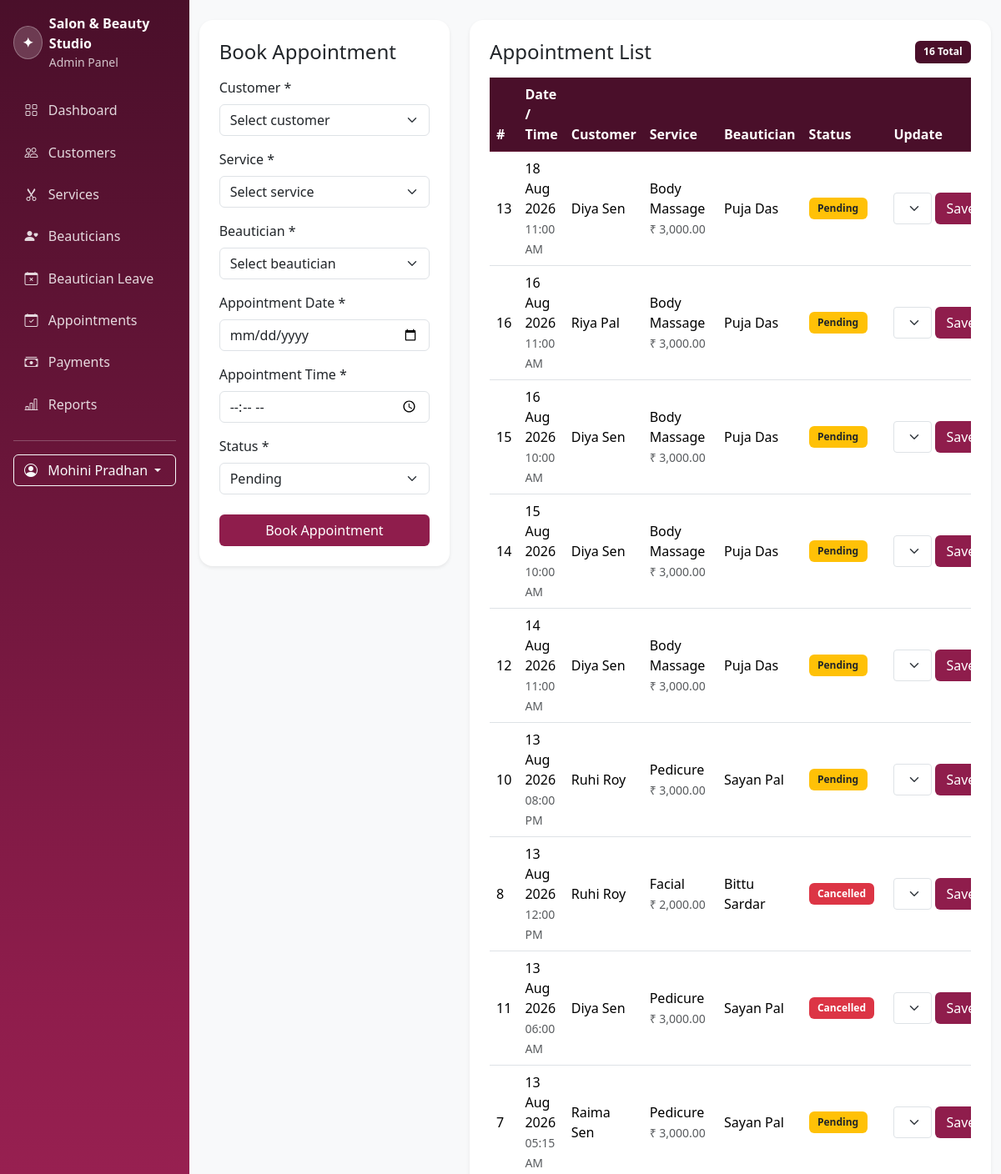
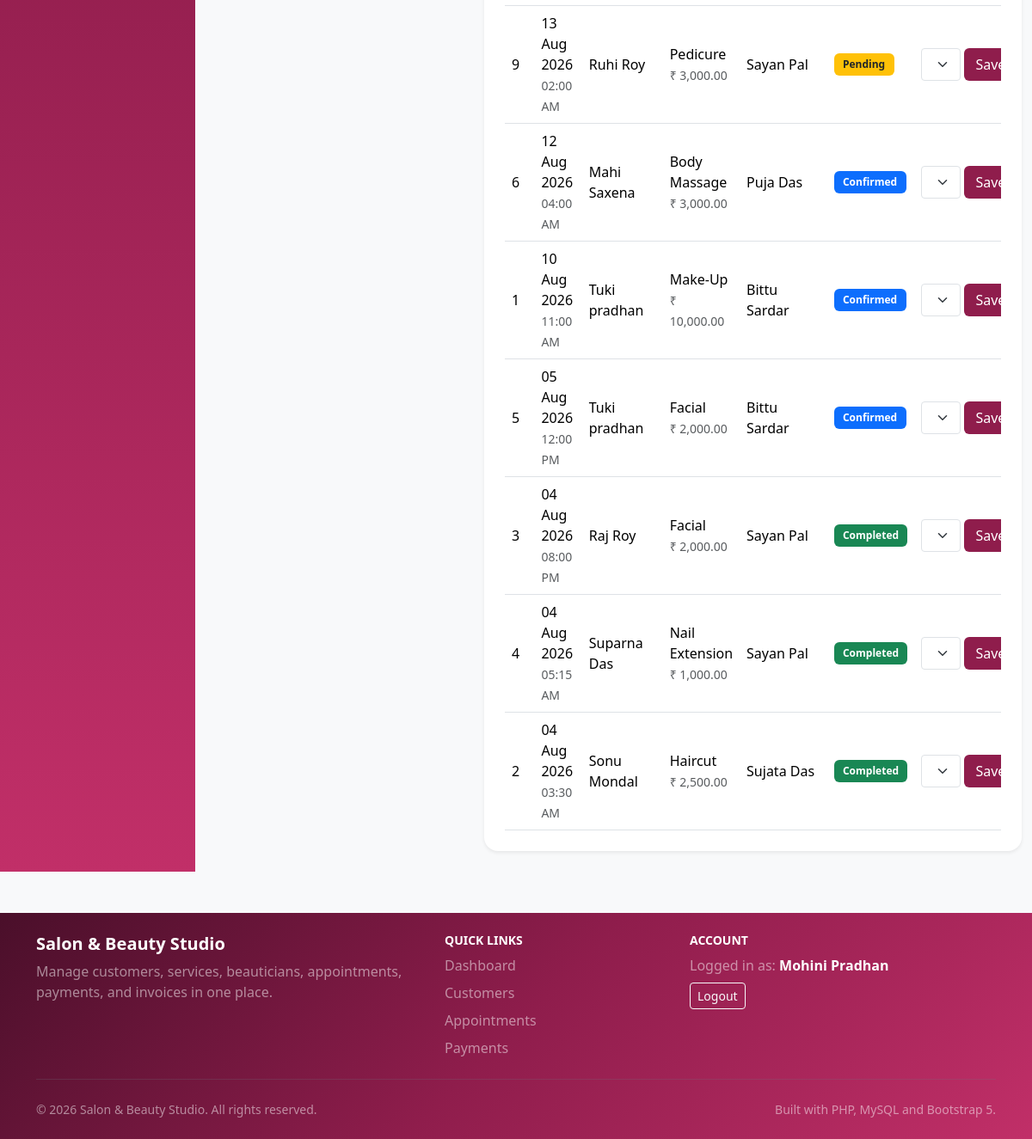
The page /appointments/index.php (signed in) on the database its author committed (2 pictures, top to bottom).
### tables this page shows
CREATE TABLE `appointments` (
  `id` int(10) UNSIGNED NOT NULL,
  `customer_id` int(10) UNSIGNED NOT NULL,
  `service_id` int(10) UNSIGNED NOT NULL,
  `beautician_id` int(10) UNSIGNED NOT NULL,
  `appointment_date` date NOT NULL,
  `appointment_time` time NOT NULL,
  `status` enum('Pending','Confirmed','Completed','Cancelled') NOT NULL DEFAULT 'Pending',
  `notes` text DEFAULT NULL,
  `created_at` timestamp NOT NULL DEFAULT current_timestamp(),
  `updated_at` timestamp NOT NULL DEFAULT current_timestamp() ON UPDATE current_timestamp()
);

CREATE TABLE `customers` (
  `id` int(10) UNSIGNED NOT NULL,
  `user_id` int(10) UNSIGNED DEFAULT NULL,
  `customer_name` varchar(120) NOT NULL,
  `phone` varchar(20) NOT NULL,
  `email` varchar(150) DEFAULT NULL,
  `address` text DEFAULT NULL,
  `gender` enum('Female','Male','Other','Prefer not to say') DEFAULT NULL,
  `created_at` timestamp NOT NULL DEFAULT current_timestamp(),
  `updated_at` timestamp NOT NULL DEFAULT current_timestamp() ON UPDATE current_timestamp()
);

CREATE TABLE `services` (
  `id` int(10) UNSIGNED NOT NULL,
  `service_name` varchar(120) NOT NULL,
  `price` decimal(10,2) NOT NULL,
  `duration` int(10) UNSIGNED NOT NULL COMMENT 'Duration in minutes',
  `description` text DEFAULT NULL,
  `created_at` timestamp NOT NULL DEFAULT current_timestamp(),
  `updated_at` timestamp NOT NULL DEFAULT current_timestamp() ON UPDATE current_timestamp()
);

CREATE TABLE `beauticians` (
  `id` int(10) UNSIGNED NOT NULL,
  `beautician_name` varchar(120) NOT NULL,
  `phone` varchar(20) NOT NULL,
  `specialization` varchar(150) DEFAULT NULL,
  `experience` smallint(5) UNSIGNED NOT NULL DEFAULT 0 COMMENT 'Experience in years',
  `created_at` timestamp NOT NULL DEFAULT current_timestamp(),
  `updated_at` timestamp NOT NULL DEFAULT current_timestamp() ON UPDATE current_timestamp()
);

### includes/auth.php (called while the page is built, shortened)
<?php
    function e(?string $text): string{
        return htmlspecialchars((string) $text, ENT_QUOTES, 'UTF-8');
    }

### appointments/index.php (the view, shortened to what this page needs)
<?php
    require_once __DIR__ . '/../config/database.php';
    require_once __DIR__ . '/../includes/auth.php';
    $customers = $pdo->query(
        'SELECT id, customer_name, phone
        FROM customers
        ORDER BY customer_name ASC'
    )->fetchAll();
    $services = $pdo->query(
        'SELECT id, service_name, price, duration
        FROM services
        ORDER BY service_name ASC'
    )->fetchAll();
    $beauticians = $pdo->query(
        'SELECT id, beautician_name, specialization
        FROM beauticians
        ORDER BY beautician_name ASC'
    )->fetchAll();
    $appointmentDate = '';
    $appointmentTime = '';
    $status = 'Pending';
    $getAppointments = $pdo->query(
        'SELECT
            appointments.id,
            appointments.appointment_date,
            appointments.appointment_time,
            appointments.status,
            customers.customer_name,
            services.service_name,
            services.price,
            beauticians.beautician_name
            FROM appointments
            INNER JOIN customers
            ON appointments.customer_id = customers.id
            INNER JOIN services
            ON appointments.service_id = services.id
            INNER JOIN beauticians
            ON appointments.beautician_id = beauticians.id
            ORDER BY
            appointments.appointment_date DESC,
            appointments.appointment_time DESC'
    );
    $appointments = $getAppointments->fetchAll();
    function appointmentStatusClass(string $status): string
    {
        return match ($status) {
            'Confirmed' => 'bg-primary',
            'Completed' => 'bg-success',
            'Cancelled' => 'bg-danger',
            default => 'bg-warning text-dark'
        };
    }
?>
<?php
    require_once __DIR__ . "/../includes/header.php";
?>
<div class="container py-4">
    <div class="row g-4">
        <div class="col-lg-4">
            <div class="card border-0 shadow-sm">
                <div class="card-body p-4">
                    <h1 class="h4 mb-3">Book Appointment</h1>
                    <?php if (
                        empty($customers) ||
                        empty($services) ||
                        empty($beauticians)
                    ): ?>
                        <div class="alert alert-warning mb-0">
                            Add at least one customer, service, and beautician
                            before booking an appointment.
                        </div>
                    <?php else: ?>
                        <form method="POST">
                            <div class="mb-3">
                                <label for="customer_id" class="form-label">
                                    Customer *
                                </label>
                                <select
                                    class="form-select"
                                    id="customer_id"
                                    name="customer_id"
                                    required
                                >
                                    <option value="">Select customer</option>
                                </select>
                            </div>
                            <div class="mb-3">
                                <label for="service_id" class="form-label">
                                    Service *
                                </label>
                                <select
                                    class="form-select"
                                    id="service_id"
                                    name="service_id"
                                    required
                                >
                                    <option value="">Select service</option>
                                </select>
                            </div>
                            <div class="mb-3">
                                <label for="beautician_id" class="form-label">
                                    Beautician *
                                </label>
                                <select
                                    class="form-select"
                                    id="beautician_id"
                                    name="beautician_id"
                                    required
                                >
                                    <option value="">Select beautician</option>
                                </select>
                            </div>
                            <div class="mb-3">
                                <label for="appointment_date" class="form-label">
                                    Appointment Date *
                                </label>
                                <input
                                    type="date"
                                    class="form-control"
                                    id="appointment_date"
                                    name="appointment_date"
                                    min="<?= date('Y-m-d') ?>"
                                    value="<?= e($appointmentDate) ?>"
                                    required
                                >
                            </div>
                            <div class="mb-3">
                                <label for="appointment_time" class="form-label">
                                    Appointment Time *
                                </label>
                                <input
                                    type="time"
                                    class="form-control"
                                    id="appointment_time"
                                    name="appointment_time"
                                    value="<?= e($appointmentTime) ?>"
                                    required
                                >
                            </div>
                            <div class="mb-4">
                                <label for="status" class="form-label">
                                    Status *
                                </label>
                                <select
                                    class="form-select"
                                    id="status"
                                    name="status"
                                    required
                                >
                                    <?php foreach (
                                        [
                                            'Pending',
                                            'Confirmed',
                                            'Completed',
                                            'Cancelled'
                                        ] as $option
                                    ): ?>
                                        <option
                                            value="<?= e($option) ?>"
                                            <?= $status === $option
                                                ? 'selected'
                                                : '' ?>
                                        >
                                            <?= e($option) ?>
                                        </option>
                                    <?php endforeach; ?>
                                </select>
                            </div>
                            <button type="submit" class="btn text-white" style="background-color: #8f1d4c; width: 100%;">
                                Book Appointment
                            </button>
                        </form>
                    <?php endif; ?>
                </div>
            </div>
        </div>
        <div class="col-lg-8">
            <div class="card border-0 shadow-sm">
                <div class="card-body p-4">
                    <div class="d-flex justify-content-between align-items-center mb-3">
                        <h2 class="h4 mb-0">Appointment List</h2>
                        <span class="badge text-white" style="background-color: #4a0f2a;">
                            <?= count($appointments) ?> Total
                        </span>
                    </div>
                    <div class="table-responsive">
                        <table class="table table-hover align-middle mb-0">
                            <thead class="table-dark">
                                <tr>
                                    <th>#</th>
                                    <th>Date / Time</th>
                                    <th>Customer</th>
                                    <th>Service</th>
                                    <th>Beautician</th>
                                    <th>Status</th>
                                    <th>Update</th>
                                </tr>
                            </thead>
                            <tbody>
                                <?php if (empty($appointments)): ?>
                                    <tr>
                                        <td colspan="7" class="text-center text-muted py-4">
                                            No appointments found.
                                        </td>
                                    </tr>
                                <?php else: ?>
                                    <?php foreach ($appointments as $appointment): ?>
                                        <tr>
                                            <td><?= (int) $appointment['id'] ?></td>
                                            <td>
                                                <?= e(date(
                                                    'd M Y',
                                                    strtotime(
                                                        $appointment['appointment_date']
                                                    )
                                                )) ?>
                                                <br>
                                                <small class="text-muted">
                                                    <?= e(date(
                                                        'h:i A',
                                                        strtotime(
                                                            $appointment['appointment_time']
                                                        )
                                                    )) ?>
                                                </small>
                                            </td>
                                            <td><?= e($appointment['customer_name']) ?></td>
                                            <td>
                                                <?= e($appointment['service_name']) ?>
                                                <br>
                                                <small class="text-muted">
                                                    ₹ <?= e(number_format(
                                                        (float) $appointment['price'],
                                                        2
                                                    )) ?>
                                                </small>
                                            </td>
                                            <td><?= e($appointment['beautician_name']) ?></td>
                                            <td>
                                                <span class="badge <?= e(
                                                    appointmentStatusClass(
                                                        $appointment['status']
                                                    )
                                                ) ?>">
                                                    <?= e($appointment['status']) ?>
                                                </span>
                                            </td>
                                            <td>
                                                <form method="POST" action="<?= BASE_URL ?>/appointments/update_status.php" class="d-flex gap-1">
                                                    <select name="status" class="form-select form-select-sm">
                                                        <?php foreach (
                                                            ['Pending', 'Confirmed', 'Completed', 'Cancelled']
                                                            as $statusOption
                                                        ): ?>
                                                            <option
                                                                value="<?= e($statusOption) ?>"
                                                                <?= $appointment['status'] === $statusOption
                                                                    ? 'selected'
                                                                    : '' ?>
                                                            >
                                                                <?= e($statusOption) ?>
                                                            </option>
                                                        <?php endforeach; ?>
                                                    </select>
                                                    <button type="submit" class="btn text-white" style="background-color: #8f1d4c;">
                                                        Save
                                                    </button>
                                                </form>
                                            </td>
                                        </tr>
                                    <?php endforeach; ?>
                                <?php endif; ?>
                            </tbody>
                        </table>
                    </div>
                </div>
            </div>
        </div>
    </div>
</div>
</body>
</html>
<?php require_once __DIR__ . '/../includes/footer.php'; ?>

### assets/css/style.css (style rules this page uses)
:root { --salon-primary: #8f1d4c; --salon-primary-dark: #4a0f2a; --salon-pink: #c12f68; --salon-soft: #fff4f8; }
body { min-height: 100vh; color: #2d2430; background: #f8f9fa; }
.card { border-radius: 1rem; transition: transform 0.18s ease, box-shadow 0.18s ease; }
.table-dark { --bs-table-bg: var(--salon-primary-dark); --bs-table-border-color: #68203c; }
.badge { padding: 0.45rem 0.65rem; font-weight: 600; }

### includes/header.php (style rules this page uses)
body { background: #f8f9fa; }

### rows shown on the page
appointments: id "13", appointment_date "18 Aug 2026", appointment_time "11:00 AM", customer.customer_name "Diya Sen", service.service_name "Body Massage", service.price "3,000.00", beautician.beautician_name "Puja Das", status "Pending"
appointments: id "16", appointment_date "16 Aug 2026", appointment_time "11:00 AM", customer.customer_name "Riya Pal", service.service_name "Body Massage", service.price "3,000.00", beautician.beautician_name "Puja Das", status "Pending"
appointments: id "15", appointment_date "16 Aug 2026", appointment_time "10:00 AM", customer.customer_name "Diya Sen", service.service_name "Body Massage", service.price "3,000.00", beautician.beautician_name "Puja Das", status "Pending"
appointments: id "14", appointment_date "15 Aug 2026", appointment_time "10:00 AM", customer.customer_name "Diya Sen", service.service_name "Body Massage", service.price "3,000.00", beautician.beautician_name "Puja Das", status "Pending"
appointments: id "12", appointment_date "14 Aug 2026", appointment_time "11:00 AM", customer.customer_name "Diya Sen", service.service_name "Body Massage", service.price "3,000.00", beautician.beautician_name "Puja Das", status "Pending"
appointments: id "10", appointment_date "13 Aug 2026", appointment_time "08:00 PM", customer.customer_name "Ruhi Roy", service.service_name "Pedicure", service.price "3,000.00", beautician.beautician_name "Sayan Pal", status "Pending"
appointments: id "8", appointment_date "13 Aug 2026", appointment_time "12:00 PM", customer.customer_name "Ruhi Roy", service.service_name "Facial", service.price "2,000.00", beautician.beautician_name "Bittu Sardar", status "Cancelled"
appointments: id "11", appointment_date "13 Aug 2026", appointment_time "06:00 AM", customer.customer_name "Diya Sen", service.service_name "Pedicure", service.price "3,000.00", beautician.beautician_name "Sayan Pal", status "Cancelled"
appointments: id "7", appointment_date "13 Aug 2026", appointment_time "05:15 AM", customer.customer_name "Raima Sen", service.service_name "Pedicure", service.price "3,000.00", beautician.beautician_name "Sayan Pal", status "Pending"
appointments: id "9", appointment_date "13 Aug 2026", appointment_time "02:00 AM", customer.customer_name "Ruhi Roy", service.service_name "Pedicure", service.price "3,000.00", beautician.beautician_name "Sayan Pal", status "Pending"
appointments: id "6", appointment_date "12 Aug 2026", appointment_time "04:00 AM", customer.customer_name "Mahi Saxena", service.service_name "Body Massage", service.price "3,000.00", beautician.beautician_name "Puja Das", status "Confirmed"
appointments: id "1", appointment_date "10 Aug 2026", appointment_time "11:00 AM", customer.customer_name "Tuki pradhan", service.service_name "Make-Up", service.price "10,000.00", beautician.beautician_name "Bittu Sardar", status "Confirmed"
appointments: id "5", appointment_date "05 Aug 2026", appointment_time "12:00 PM", customer.customer_name "Tuki pradhan", service.service_name "Facial", service.price "2,000.00", beautician.beautician_name "Bittu Sardar", status "Confirmed"
appointments: id "3", appointment_date "04 Aug 2026", appointment_time "08:00 PM", customer.customer_name "Raj Roy", service.service_name "Facial", service.price "2,000.00", beautician.beautician_name "Sayan Pal", status "Completed"
appointments: id "4", appointment_date "04 Aug 2026", appointment_time "05:15 AM", customer.customer_name "Suparna Das", service.service_name "Nail Extension", service.price "1,000.00", beautician.beautician_name "Sayan Pal", status "Completed"
appointments: id "2", appointment_date "04 Aug 2026", appointment_time "03:30 AM", customer.customer_name "Sonu Mondal", service.service_name "Haircut", service.price "2,500.00", beautician.beautician_name "Sujata Das", status "Completed"

### other values the page prints
APP_NAME "Salon & Beauty Studio"
$_SESSION['user_name'] "Mohini Pradhan"
count($appointments) "16"
form field status "Pending"
form field status "Cancelled"
form field status "Confirmed"
form field status "Completed"
